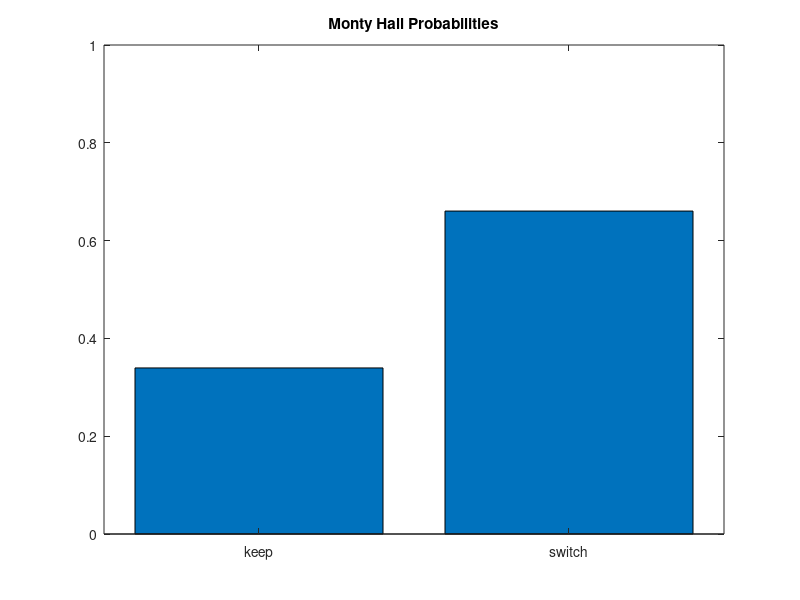

This figure's MATLAB source:


num_games = 10000;

counts = [0, 0];
for i = 1:num_games

    % generate new location for grand prize
    car_location = randi(3);

    % select a door
    first_choice = randi(3);

    % Monty Hall reveals the unselected door that is the goat
    show_door = setdiff([1,2,3], [first_choice, car_location]);

    % decide to replace your first choice
    second_choice = setdiff([1,2,3], [show_door, first_choice]);

    if second_choice == car_location % switched to the winning door
        counts(2) = counts(2) + 1;
    else % sticking with original door
        counts(1) = counts(1) + 1;
    end

    if rem(i,1000) == 0
        bar(counts/i)
        set(gca, 'xticklabel', {'keep'; 'switch'})
        ylim([0,1])
        title('Monty Hall Probabilities')
        drawnow
    end

end
